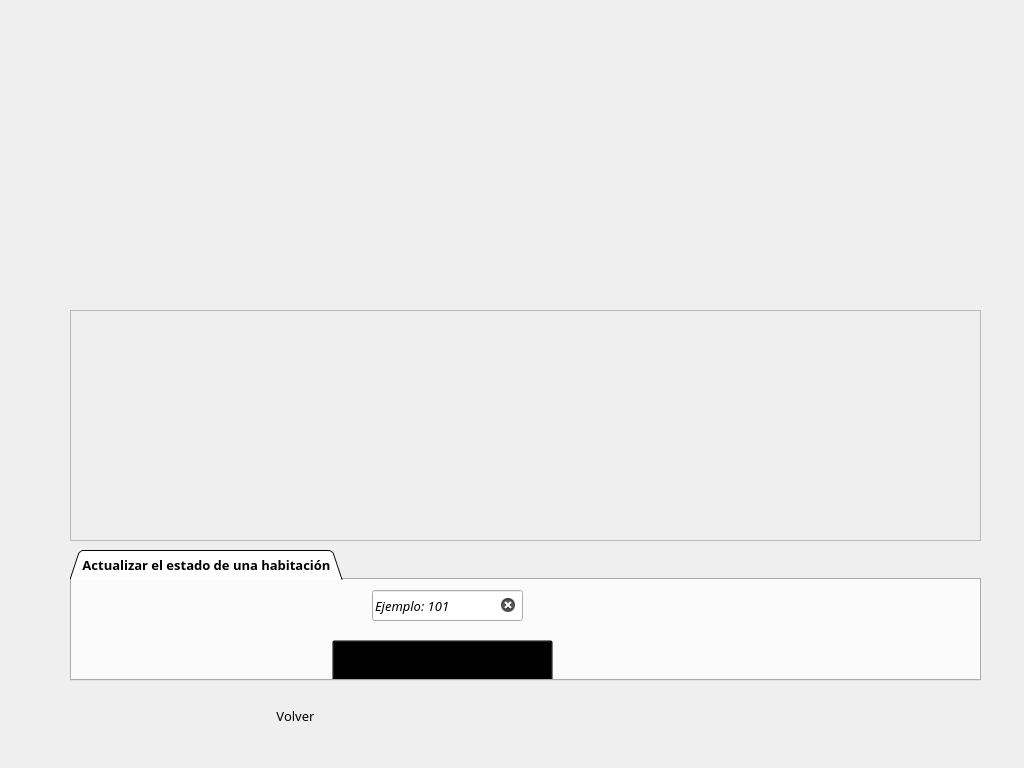
<?xml version="1.0" encoding="UTF-8"?>
<ui version="4.0">
 <class>ventana_reportes_reservacion</class>
 <widget class="QDialog" name="ventana_reportes_reservacion">
  <property name="geometry">
   <rect>
    <x>0</x>
    <y>0</y>
    <width>1024</width>
    <height>768</height>
   </rect>
  </property>
  <property name="minimumSize">
   <size>
    <width>1024</width>
    <height>768</height>
   </size>
  </property>
  <property name="maximumSize">
   <size>
    <width>1024</width>
    <height>768</height>
   </size>
  </property>
  <property name="sizeIncrement">
   <size>
    <width>1024</width>
    <height>768</height>
   </size>
  </property>
  <property name="baseSize">
   <size>
    <width>1024</width>
    <height>768</height>
   </size>
  </property>
  <property name="windowTitle">
   <string>Reportes de reservación almacenados</string>
  </property>
  <property name="sizeGripEnabled">
   <bool>false</bool>
  </property>
  <property name="modal">
   <bool>false</bool>
  </property>
  <widget class="QLabel" name="fondo_reportes_reservaciones">
   <property name="geometry">
    <rect>
     <x>0</x>
     <y>0</y>
     <width>1041</width>
     <height>771</height>
    </rect>
   </property>
   <property name="text">
    <string/>
   </property>
   <property name="pixmap">
    <pixmap>fondo_reportes_reservacion.png</pixmap>
   </property>
   <property name="openExternalLinks">
    <bool>true</bool>
   </property>
  </widget>
  <widget class="QPushButton" name="btn_volver_menu">
   <property name="geometry">
    <rect>
     <x>200</x>
     <y>690</y>
     <width>191</width>
     <height>51</height>
    </rect>
   </property>
   <property name="font">
    <font>
     <family>Century Gothic</family>
     <pointsize>10</pointsize>
    </font>
   </property>
   <property name="styleSheet">
    <string notr="true">QPushButton {
    background-color: transparent;
    border: none;
    color: black;
}
</string>
   </property>
   <property name="text">
    <string>Volver</string>
   </property>
  </widget>
  <widget class="QScrollArea" name="scroll_reportes_reservacion">
   <property name="geometry">
    <rect>
     <x>70</x>
     <y>310</y>
     <width>911</width>
     <height>231</height>
    </rect>
   </property>
   <property name="widgetResizable">
    <bool>true</bool>
   </property>
   <widget class="QWidget" name="scrollAreaWidgetContents">
    <property name="geometry">
     <rect>
      <x>0</x>
      <y>0</y>
      <width>909</width>
      <height>229</height>
     </rect>
    </property>
    <widget class="QListWidget" name="lista_reportes">
     <property name="geometry">
      <rect>
       <x>10</x>
       <y>11</y>
       <width>881</width>
       <height>191</height>
      </rect>
     </property>
     <property name="styleSheet">
      <string notr="true">QWidget {
    font: 13pt &quot;Century Gothic&quot;;
    background: transparent;
    border: none;
}

QLabel {
    font-weight: bold;  /* Aplica negrita a todos los QLabel */
}

QListWidget::item:hover {
    background-color: #90EE90;  /* Verde claro */
}

QListWidget::item:selected {
    background-color: #008000;  /* Verde oscuro */
    color: white;  /* Texto blanco */
}

</string>
     </property>
    </widget>
   </widget>
  </widget>
  <widget class="QTabWidget" name="contenedor_habilitar_habitacion">
   <property name="geometry">
    <rect>
     <x>70</x>
     <y>550</y>
     <width>911</width>
     <height>131</height>
    </rect>
   </property>
   <property name="font">
    <font>
     <family>Century Gothic</family>
     <pointsize>10</pointsize>
     <weight>75</weight>
     <bold>true</bold>
    </font>
   </property>
   <property name="tabShape">
    <enum>QTabWidget::Triangular</enum>
   </property>
   <property name="currentIndex">
    <number>0</number>
   </property>
   <widget class="QWidget" name="tab">
    <attribute name="title">
     <string>Actualizar el estado de una habitación</string>
    </attribute>
    <widget class="QLabel" name="instrucciones_habilitar_habitacion">
     <property name="geometry">
      <rect>
       <x>0</x>
       <y>0</y>
       <width>911</width>
       <height>111</height>
      </rect>
     </property>
     <property name="text">
      <string/>
     </property>
     <property name="pixmap">
      <pixmap>habilitar_instruccion_logo.png</pixmap>
     </property>
     <property name="scaledContents">
      <bool>false</bool>
     </property>
    </widget>
    <widget class="QLineEdit" name="input_numero_habitacion_habilitar">
     <property name="geometry">
      <rect>
       <x>300</x>
       <y>10</y>
       <width>151</width>
       <height>31</height>
      </rect>
     </property>
     <property name="font">
      <font>
       <family>Century Gothic</family>
       <pointsize>10</pointsize>
       <weight>50</weight>
       <italic>true</italic>
       <bold>false</bold>
      </font>
     </property>
     <property name="text">
      <string>Ejemplo: 101</string>
     </property>
     <property name="clearButtonEnabled">
      <bool>true</bool>
     </property>
    </widget>
    <widget class="QPushButton" name="btn_habilitar_habitacion">
     <property name="geometry">
      <rect>
       <x>260</x>
       <y>60</y>
       <width>221</width>
       <height>41</height>
      </rect>
     </property>
     <property name="styleSheet">
      <string notr="true">QPushButton{
background-color:transparent;}</string>
     </property>
     <property name="text">
      <string/>
     </property>
    </widget>
   </widget>
  </widget>
 </widget>
 <resources/>
 <connections/>
</ui>
